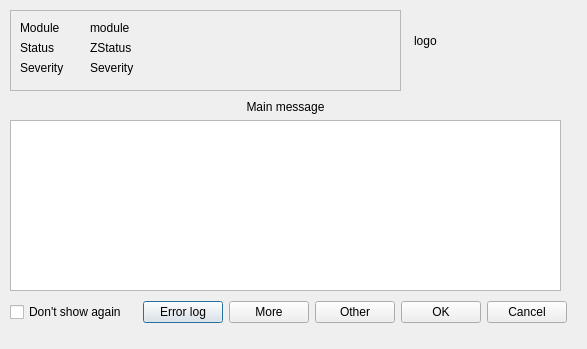
<?xml version="1.0" encoding="UTF-8"?>
<ui version="4.0">
 <class>ZExceptionDLg</class>
 <widget class="QDialog" name="ZExceptionDLg">
  <property name="geometry">
   <rect>
    <x>0</x>
    <y>0</y>
    <width>587</width>
    <height>349</height>
   </rect>
  </property>
  <property name="windowTitle">
   <string>Dialog</string>
  </property>
  <widget class="QWidget" name="layoutWidget">
   <property name="geometry">
    <rect>
     <x>10</x>
     <y>300</y>
     <width>557</width>
     <height>25</height>
    </rect>
   </property>
   <layout class="QHBoxLayout" name="horizontalLayout_2">
    <item>
     <widget class="QCheckBox" name="dontShowCKb">
      <property name="text">
       <string>Don't show again</string>
      </property>
     </widget>
    </item>
    <item>
     <spacer name="horizontalSpacer_2">
      <property name="orientation">
       <enum>Qt::Horizontal</enum>
      </property>
      <property name="sizeHint" stdset="0">
       <size>
        <width>40</width>
        <height>20</height>
       </size>
      </property>
     </spacer>
    </item>
    <item>
     <widget class="QPushButton" name="ErrlogBTn">
      <property name="text">
       <string>Error log</string>
      </property>
     </widget>
    </item>
    <item>
     <widget class="QPushButton" name="MoreBTn">
      <property name="text">
       <string>More</string>
      </property>
     </widget>
    </item>
    <item>
     <widget class="QPushButton" name="OtherBTn">
      <property name="text">
       <string>Other</string>
      </property>
     </widget>
    </item>
    <item>
     <widget class="QPushButton" name="OKBTn">
      <property name="text">
       <string>OK</string>
      </property>
     </widget>
    </item>
    <item>
     <widget class="QPushButton" name="CancelBTn">
      <property name="text">
       <string>Cancel</string>
      </property>
     </widget>
    </item>
   </layout>
  </widget>
  <widget class="QLabel" name="LogoLBl">
   <property name="geometry">
    <rect>
     <x>410</x>
     <y>10</y>
     <width>61</width>
     <height>61</height>
    </rect>
   </property>
   <property name="sizePolicy">
    <sizepolicy hsizetype="Expanding" vsizetype="Expanding">
     <horstretch>0</horstretch>
     <verstretch>0</verstretch>
    </sizepolicy>
   </property>
   <property name="autoFillBackground">
    <bool>false</bool>
   </property>
   <property name="styleSheet">
    <string notr="true">background:transparent</string>
   </property>
   <property name="frameShape">
    <enum>QFrame::StyledPanel</enum>
   </property>
   <property name="text">
    <string>logo</string>
   </property>
   <property name="scaledContents">
    <bool>true</bool>
   </property>
  </widget>
  <widget class="QFrame" name="ExceptionFRm">
   <property name="geometry">
    <rect>
     <x>10</x>
     <y>10</y>
     <width>391</width>
     <height>81</height>
    </rect>
   </property>
   <property name="frameShape">
    <enum>QFrame::StyledPanel</enum>
   </property>
   <property name="frameShadow">
    <enum>QFrame::Raised</enum>
   </property>
   <widget class="QLabel" name="ZStatusLBl">
    <property name="geometry">
     <rect>
      <x>80</x>
      <y>30</y>
      <width>151</width>
      <height>16</height>
     </rect>
    </property>
    <property name="text">
     <string>ZStatus</string>
    </property>
   </widget>
   <widget class="QLabel" name="label_6">
    <property name="geometry">
     <rect>
      <x>10</x>
      <y>10</y>
      <width>54</width>
      <height>15</height>
     </rect>
    </property>
    <property name="text">
     <string>Module</string>
    </property>
   </widget>
   <widget class="QLabel" name="ModuleLBl">
    <property name="geometry">
     <rect>
      <x>80</x>
      <y>10</y>
      <width>301</width>
      <height>16</height>
     </rect>
    </property>
    <property name="text">
     <string>module</string>
    </property>
   </widget>
   <widget class="QLabel" name="SeverityLBl">
    <property name="geometry">
     <rect>
      <x>80</x>
      <y>50</y>
      <width>141</width>
      <height>16</height>
     </rect>
    </property>
    <property name="text">
     <string>Severity</string>
    </property>
   </widget>
   <widget class="QLabel" name="label_7">
    <property name="geometry">
     <rect>
      <x>10</x>
      <y>50</y>
      <width>54</width>
      <height>15</height>
     </rect>
    </property>
    <property name="text">
     <string>Severity</string>
    </property>
   </widget>
   <widget class="QLabel" name="label_8">
    <property name="geometry">
     <rect>
      <x>10</x>
      <y>30</y>
      <width>54</width>
      <height>15</height>
     </rect>
    </property>
    <property name="text">
     <string>Status</string>
    </property>
   </widget>
  </widget>
  <widget class="QWidget" name="verticalLayoutWidget">
   <property name="geometry">
    <rect>
     <x>10</x>
     <y>100</y>
     <width>551</width>
     <height>191</height>
    </rect>
   </property>
   <layout class="QVBoxLayout" name="VertLayoutMsgVLy_2">
    <item>
     <widget class="QLabel" name="TitleLBl">
      <property name="text">
       <string>Main message</string>
      </property>
      <property name="alignment">
       <set>Qt::AlignCenter</set>
      </property>
     </widget>
    </item>
    <item>
     <widget class="QTextEdit" name="MessageTEd"/>
    </item>
   </layout>
  </widget>
 </widget>
 <resources/>
 <connections/>
</ui>
